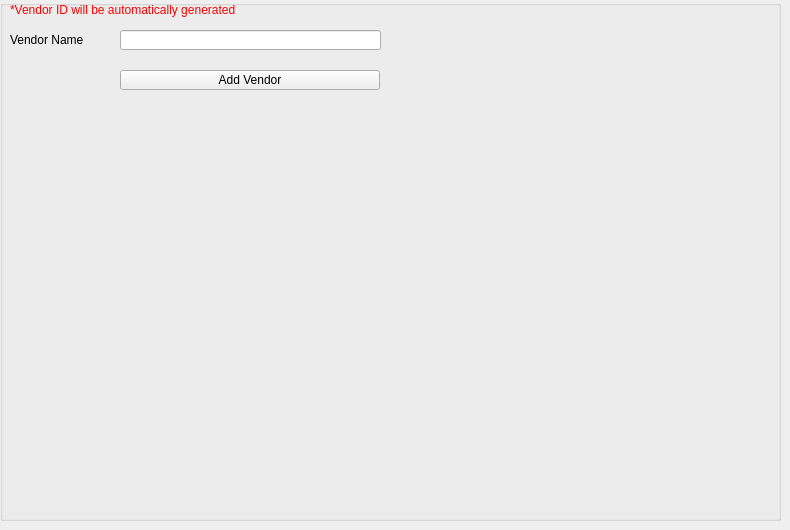
      <widget class="QWidget" name="addVendorTab">
       <attribute name="title">
        <string>Add Vendor</string>
       </attribute>
       <widget class="QGroupBox" name="addVendorGroupBox">
        <property name="geometry">
         <rect>
          <x>0</x>
          <y>0</y>
          <width>781</width>
          <height>521</height>
         </rect>
        </property>
        <property name="title">
         <string/>
        </property>
        <widget class="QLabel" name="label_27">
         <property name="geometry">
          <rect>
           <x>10</x>
           <y>30</y>
           <width>81</width>
           <height>20</height>
          </rect>
         </property>
         <property name="text">
          <string>Vendor Name</string>
         </property>
        </widget>
        <widget class="QPushButton" name="addVendorButtonAddVendorTab">
         <property name="geometry">
          <rect>
           <x>120</x>
           <y>70</y>
           <width>260</width>
           <height>20</height>
          </rect>
         </property>
         <property name="text">
          <string>Add Vendor</string>
         </property>
        </widget>
        <widget class="QLabel" name="feedbackLabelAddVendorTab">
         <property name="geometry">
          <rect>
           <x>120</x>
           <y>120</y>
           <width>261</width>
           <height>20</height>
          </rect>
         </property>
         <property name="text">
          <string/>
         </property>
        </widget>
        <widget class="QLineEdit" name="vendorNameLineEditAddVendorTab">
         <property name="geometry">
          <rect>
           <x>120</x>
           <y>30</y>
           <width>261</width>
           <height>20</height>
          </rect>
         </property>
        </widget>
        <widget class="QLabel" name="label_34">
         <property name="geometry">
          <rect>
           <x>10</x>
           <y>0</y>
           <width>261</width>
           <height>20</height>
          </rect>
         </property>
         <property name="styleSheet">
          <string notr="true">color: red;</string>
         </property>
         <property name="text">
          <string>*Vendor ID will be automatically generated</string>
         </property>
        </widget>
       </widget>
      </widget>
